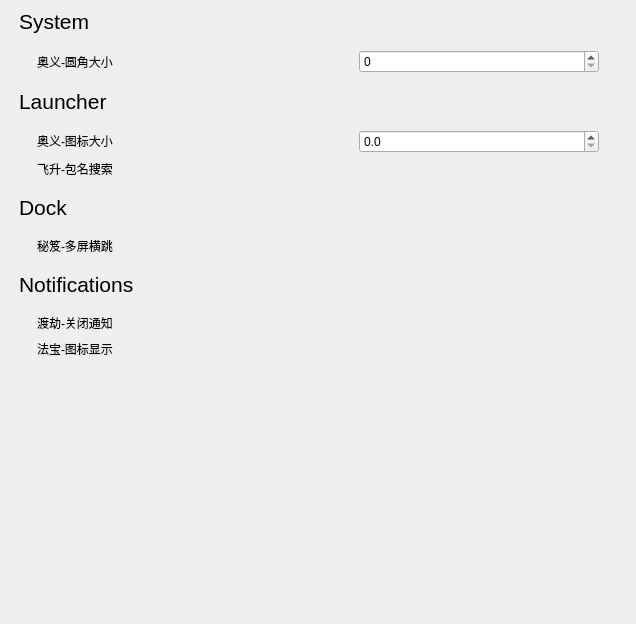
<?xml version="1.0" encoding="UTF-8"?>
<ui version="4.0">
 <class>SystemUiPage</class>
 <widget class="QWidget" name="SystemUiPage">
  <property name="geometry">
   <rect>
    <x>0</x>
    <y>0</y>
    <width>636</width>
    <height>624</height>
   </rect>
  </property>
  <property name="windowTitle">
   <string>Form</string>
  </property>
  <layout class="QGridLayout" name="gridLayout_2">
   <property name="leftMargin">
    <number>0</number>
   </property>
   <property name="topMargin">
    <number>0</number>
   </property>
   <property name="rightMargin">
    <number>0</number>
   </property>
   <property name="bottomMargin">
    <number>0</number>
   </property>
   <item row="0" column="0">
    <widget class="QScrollArea" name="scrollArea">
     <property name="frameShape">
      <enum>QFrame::NoFrame</enum>
     </property>
     <property name="widgetResizable">
      <bool>true</bool>
     </property>
     <widget class="QWidget" name="scrollAreaWidgetContents">
      <property name="geometry">
       <rect>
        <x>0</x>
        <y>0</y>
        <width>636</width>
        <height>624</height>
       </rect>
      </property>
      <layout class="QVBoxLayout" name="verticalLayout">
       <property name="leftMargin">
        <number>19</number>
       </property>
       <property name="rightMargin">
        <number>19</number>
       </property>
       <item>
        <widget class="QLabel" name="label_launcher_2">
         <property name="font">
          <font>
           <pointsize>16</pointsize>
          </font>
         </property>
         <property name="text">
          <string>System</string>
         </property>
        </widget>
       </item>
       <item>
        <layout class="QGridLayout" name="gridLayout_5">
         <property name="leftMargin">
          <number>18</number>
         </property>
         <property name="topMargin">
          <number>10</number>
         </property>
         <property name="rightMargin">
          <number>18</number>
         </property>
         <property name="bottomMargin">
          <number>10</number>
         </property>
         <item row="0" column="1">
          <spacer name="horizontalSpacer_6">
           <property name="orientation">
            <enum>Qt::Horizontal</enum>
           </property>
           <property name="sizeHint" stdset="0">
            <size>
             <width>40</width>
             <height>20</height>
            </size>
           </property>
          </spacer>
         </item>
         <item row="0" column="0">
          <widget class="QLabel" name="label_6">
           <property name="text">
            <string>奥义-圆角大小</string>
           </property>
          </widget>
         </item>
         <item row="0" column="2">
          <widget class="QSpinBox" name="spinBox">
           <property name="sizePolicy">
            <sizepolicy hsizetype="Expanding" vsizetype="Fixed">
             <horstretch>0</horstretch>
             <verstretch>0</verstretch>
            </sizepolicy>
           </property>
           <property name="minimumSize">
            <size>
             <width>30</width>
             <height>0</height>
            </size>
           </property>
           <property name="suffix">
            <string/>
           </property>
           <property name="prefix">
            <string/>
           </property>
          </widget>
         </item>
        </layout>
       </item>
       <item>
        <widget class="QLabel" name="label_launcher">
         <property name="font">
          <font>
           <pointsize>16</pointsize>
          </font>
         </property>
         <property name="text">
          <string>Launcher</string>
         </property>
        </widget>
       </item>
       <item>
        <layout class="QGridLayout" name="gridLayout_3">
         <property name="leftMargin">
          <number>18</number>
         </property>
         <property name="topMargin">
          <number>10</number>
         </property>
         <property name="rightMargin">
          <number>18</number>
         </property>
         <property name="bottomMargin">
          <number>10</number>
         </property>
         <item row="0" column="0">
          <widget class="QLabel" name="label_4">
           <property name="text">
            <string>&lt;html&gt;&lt;head/&gt;&lt;body&gt;&lt;p&gt;奥义-图标大小&lt;/p&gt;&lt;/body&gt;&lt;/html&gt;</string>
           </property>
          </widget>
         </item>
         <item row="1" column="0">
          <widget class="QLabel" name="label">
           <property name="text">
            <string>&lt;html&gt;&lt;head/&gt;&lt;body&gt;&lt;p&gt;飞升-包名搜索&lt;/p&gt;&lt;/body&gt;&lt;/html&gt;</string>
           </property>
          </widget>
         </item>
         <item row="0" column="2">
          <widget class="QDoubleSpinBox" name="doubleSpinBox">
           <property name="sizePolicy">
            <sizepolicy hsizetype="Expanding" vsizetype="Fixed">
             <horstretch>0</horstretch>
             <verstretch>0</verstretch>
            </sizepolicy>
           </property>
           <property name="minimumSize">
            <size>
             <width>30</width>
             <height>0</height>
            </size>
           </property>
           <property name="prefix">
            <string/>
           </property>
           <property name="suffix">
            <string/>
           </property>
           <property name="decimals">
            <number>1</number>
           </property>
           <property name="maximum">
            <double>1.000000000000000</double>
           </property>
           <property name="singleStep">
            <double>0.100000000000000</double>
           </property>
           <property name="value">
            <double>0.000000000000000</double>
           </property>
          </widget>
         </item>
         <item row="0" column="1">
          <spacer name="horizontalSpacer_3">
           <property name="orientation">
            <enum>Qt::Horizontal</enum>
           </property>
           <property name="sizeHint" stdset="0">
            <size>
             <width>40</width>
             <height>20</height>
            </size>
           </property>
          </spacer>
         </item>
         <item row="1" column="2">
          <layout class="QHBoxLayout" name="horizontalLayout_3">
           <item>
            <spacer name="horizontalSpacer_4">
             <property name="orientation">
              <enum>Qt::Horizontal</enum>
             </property>
             <property name="sizeHint" stdset="0">
              <size>
               <width>40</width>
               <height>20</height>
              </size>
             </property>
            </spacer>
           </item>
           <item>
            <widget class="DSwitchButton" name="sb1" native="true">
             <property name="text" stdset="0">
              <string>PushButton</string>
             </property>
            </widget>
           </item>
          </layout>
         </item>
        </layout>
       </item>
       <item>
        <widget class="QLabel" name="label_dock">
         <property name="font">
          <font>
           <pointsize>16</pointsize>
          </font>
         </property>
         <property name="text">
          <string>Dock</string>
         </property>
        </widget>
       </item>
       <item>
        <layout class="QGridLayout" name="gridLayout">
         <property name="leftMargin">
          <number>18</number>
         </property>
         <property name="topMargin">
          <number>10</number>
         </property>
         <property name="rightMargin">
          <number>18</number>
         </property>
         <property name="bottomMargin">
          <number>10</number>
         </property>
         <item row="0" column="2">
          <widget class="DSwitchButton" name="sb2" native="true">
           <property name="text" stdset="0">
            <string>PushButton</string>
           </property>
          </widget>
         </item>
         <item row="0" column="0">
          <widget class="QLabel" name="label_3">
           <property name="text">
            <string>秘笈-多屏横跳</string>
           </property>
          </widget>
         </item>
         <item row="0" column="1">
          <spacer name="horizontalSpacer">
           <property name="orientation">
            <enum>Qt::Horizontal</enum>
           </property>
           <property name="sizeHint" stdset="0">
            <size>
             <width>40</width>
             <height>20</height>
            </size>
           </property>
          </spacer>
         </item>
        </layout>
       </item>
       <item>
        <widget class="QLabel" name="label_notifications">
         <property name="font">
          <font>
           <pointsize>16</pointsize>
          </font>
         </property>
         <property name="text">
          <string>Notifications</string>
         </property>
        </widget>
       </item>
       <item>
        <layout class="QGridLayout" name="gridLayout_4">
         <property name="leftMargin">
          <number>18</number>
         </property>
         <property name="topMargin">
          <number>10</number>
         </property>
         <property name="rightMargin">
          <number>18</number>
         </property>
         <property name="bottomMargin">
          <number>10</number>
         </property>
         <item row="0" column="0">
          <widget class="QLabel" name="label_5">
           <property name="text">
            <string>渡劫-关闭通知</string>
           </property>
          </widget>
         </item>
         <item row="0" column="1">
          <spacer name="horizontalSpacer_2">
           <property name="orientation">
            <enum>Qt::Horizontal</enum>
           </property>
           <property name="sizeHint" stdset="0">
            <size>
             <width>40</width>
             <height>20</height>
            </size>
           </property>
          </spacer>
         </item>
         <item row="0" column="2">
          <widget class="DSwitchButton" name="sb3" native="true">
           <property name="text" stdset="0">
            <string>PushButton</string>
           </property>
          </widget>
         </item>
         <item row="1" column="0">
          <widget class="QLabel" name="label_2">
           <property name="text">
            <string>法宝-图标显示</string>
           </property>
          </widget>
         </item>
         <item row="1" column="1">
          <spacer name="horizontalSpacer_5">
           <property name="orientation">
            <enum>Qt::Horizontal</enum>
           </property>
           <property name="sizeHint" stdset="0">
            <size>
             <width>40</width>
             <height>20</height>
            </size>
           </property>
          </spacer>
         </item>
         <item row="1" column="2">
          <widget class="DSwitchButton" name="sb4" native="true">
           <property name="text" stdset="0">
            <string>PushButton</string>
           </property>
          </widget>
         </item>
        </layout>
       </item>
       <item>
        <spacer name="verticalSpacer">
         <property name="orientation">
          <enum>Qt::Vertical</enum>
         </property>
         <property name="sizeHint" stdset="0">
          <size>
           <width>20</width>
           <height>186</height>
          </size>
         </property>
        </spacer>
       </item>
      </layout>
     </widget>
    </widget>
   </item>
  </layout>
 </widget>
 <customwidgets>
  <customwidget>
   <class>DSwitchButton</class>
   <extends>QWidget</extends>
   <header>dswitchbutton.h</header>
  </customwidget>
 </customwidgets>
 <resources/>
 <connections/>
</ui>
